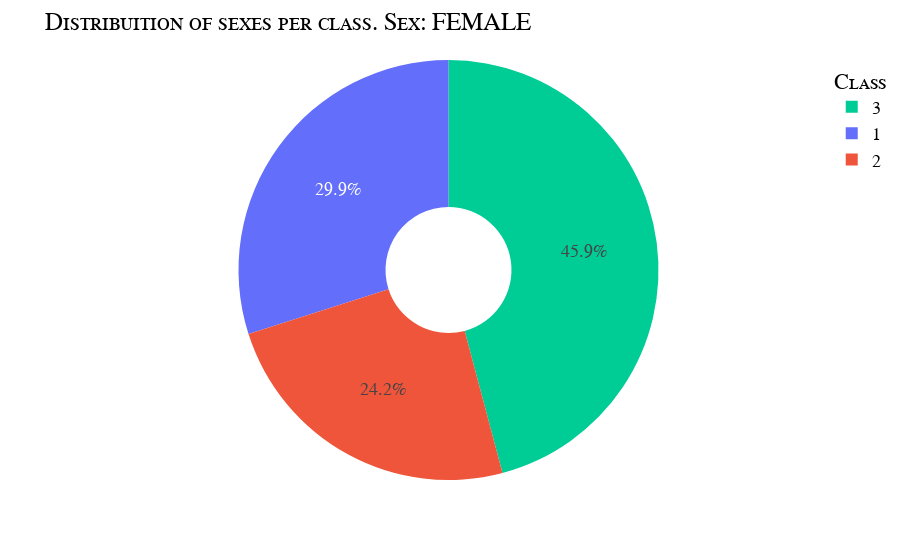
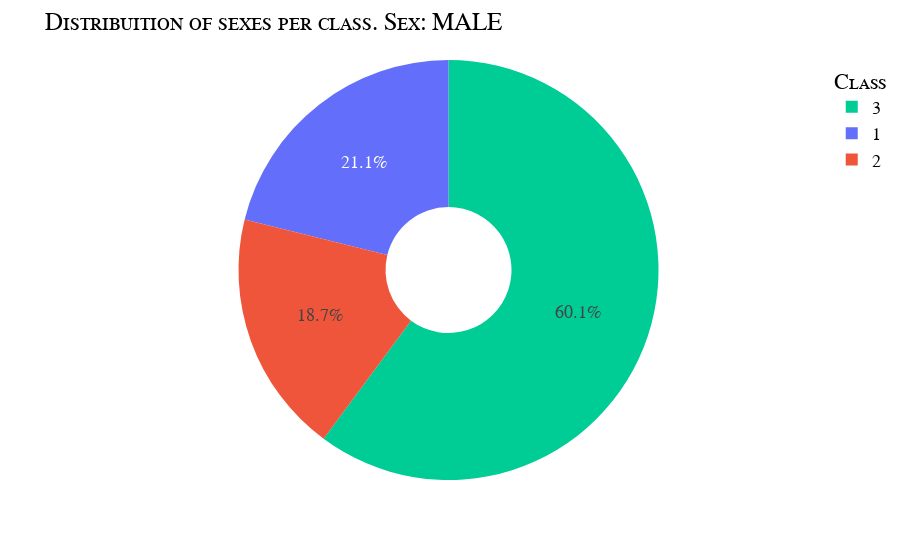

Notebook source saved alongside these figures, in order:
### Code cell
# survivors_by_class = train.groupby(['Pclass', 'Sex', 'Survived']).size().reset_index(name='Amount')

# Group per class to see the amount of males and females by each class

survivors_by_class_2 = survivors_by_class.drop(columns='Survived')

for i in sexes:
    survivors_by_class_3 = survivors_by_class_2[survivors_by_class_2['Sex'] == i]
    fig = px.pie(
        survivors_by_class_3,
        names='Pclass',
        values='Amount',
        color='Pclass',
        hole = .3,
    )
    fig.update_layout(
        title = {
            'text': f'Distribuition of sexes per class. Sex: {i.upper()}'
        },
        legend_title_text='Class',
        font=my_font
    )
    fig.show()

### Figure 1 — Plotly figure (JSON) as saved in the notebook; plotly's stock layout.template omitted (floating-point values rounded to 4 significant figures)
{"data": [{"customdata": [[1], [1], [2], [2], [3], [3]], "domain": {"x": [0, 1], "y": [0, 1]}, "hole": 0.3, "hovertemplate": "Pclass=%{customdata[0]}<br>Amount=%{value}<extra></extra>", "labels": [1, 1, 2, 2, 3, 3], "legendgroup": "", "marker": {"colors": ["#636efa", "#636efa", "#EF553B", "#EF553B", "#00cc96", "#00cc96"]}, "name": "", "showlegend": true, "type": "pie", "values": [3, 91, 6, 70, 72, 72]}], "layout": {"font": {"color": "Black", "family": "Courier New, monospace", "size": 18, "variant": "small-caps"}, "legend": {"title": {"text": "Class"}, "tracegroupgap": 0}, "margin": {"t": 60}, "title": {"text": "Distribuition of sexes per class. Sex: FEMALE"}}}

### Figure 2 — Plotly figure (JSON) as saved in the notebook; plotly's stock layout.template omitted (floating-point values rounded to 4 significant figures)
{"data": [{"customdata": [[1], [1], [2], [2], [3], [3]], "domain": {"x": [0, 1], "y": [0, 1]}, "hole": 0.3, "hovertemplate": "Pclass=%{customdata[0]}<br>Amount=%{value}<extra></extra>", "labels": [1, 1, 2, 2, 3, 3], "legendgroup": "", "marker": {"colors": ["#636efa", "#636efa", "#EF553B", "#EF553B", "#00cc96", "#00cc96"]}, "name": "", "showlegend": true, "type": "pie", "values": [77, 45, 91, 17, 300, 47]}], "layout": {"font": {"color": "Black", "family": "Courier New, monospace", "size": 18, "variant": "small-caps"}, "legend": {"title": {"text": "Class"}, "tracegroupgap": 0}, "margin": {"t": 60}, "title": {"text": "Distribuition of sexes per class. Sex: MALE"}}}
